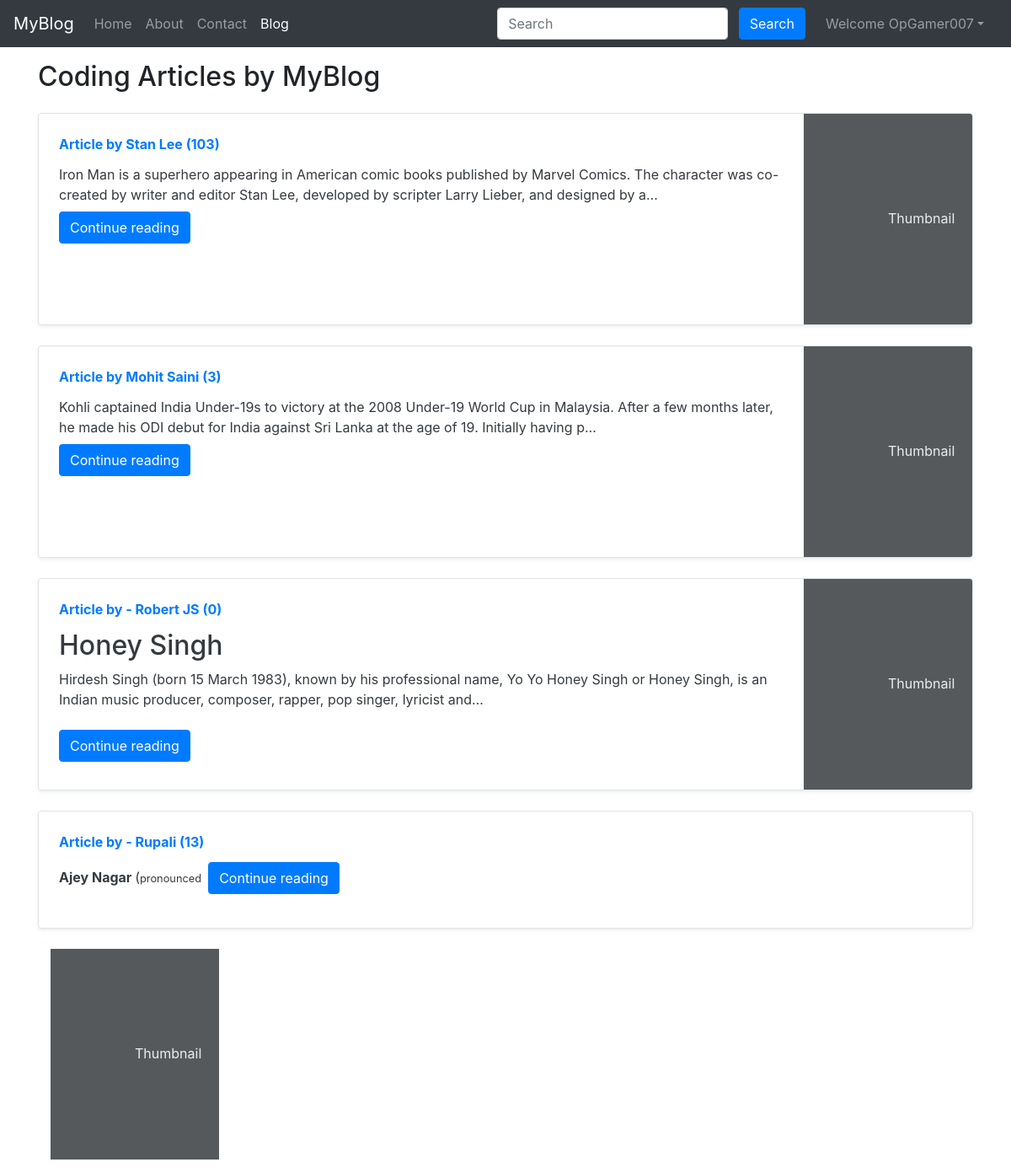
Page /blog/ (signed in) on the committed database.
### blog/models.py (models this page shows, shortened)
class Post(models.Model):
    sno=models.AutoField(primary_key=True)
    title=models.CharField(max_length=255)
    author=models.CharField(max_length=14)
    slug=models.CharField(max_length=130)
    views= models.IntegerField(default=0)
    timeStamp=models.DateTimeField(blank=True)
    content=models.TextField()

### blog/views.py (the view)
# urls.py: path('', views.blogHome, name="bloghome"),
def blogHome(request):
    allPosts= Post.objects.all()
    context={'allPosts': allPosts}
    return render(request, "blog/blogHome.html", context)

### templates/blog/blogHome.html (shortened to what this page needs)
{% extends 'base.html' %}
{% block blogactive %} active {% endblock blogactive %}
{% block body %}
<div class="container my-3">
    <h2>Coding Articles by MyBlog</h2>
    {% for post in allPosts  %}
    <div class="row no-gutters border rounded overflow-hidden flex-md-row mb-4 shadow-sm h-md-250 my-4 position-relative">
        <div class="col p-4 d-flex flex-column position-static">
            <strong class="d-inline-block mb-2 text-primary">Article  by {{post.author}} ({{post.views}})</strong>
            <h3 class="mb-0"><a class="text-dark" href="/blog/{{post.slug}}"{{post.title}} </a> </h3>
            <p class="card-text mb-auto">{{post.content|safe |truncatechars:200}}</p>
            <div class="my-2">
            	<a href="/blog/{{post.slug}}" role="button" class="btn btn-primary">Continue reading</a>
            </div>
        </div>
        <div class="col-auto d-none d-lg-block">
            <svg class="bd-placeholder-img" width="200" height="250" xmlns="http://www.w3.org/2000/svg" preserveAspectRatio="xMidYMid slice" focusable="false" role="img" aria-label="Placeholder: Thumbnail">
                <rect width="100%" height="100%" fill="#55595c"></rect><text x="50%" y="50%" fill="#eceeef" dy=".3em">Thumbnail</text>
            </svg>
        </div>
        </div>
        {% endfor %}
 {% endblock %}

### templates/base.html (shortened to what this page needs)
<!doctype html>
<html lang="en">
  <head>
    <link rel="stylesheet" href="https://stackpath.bootstrapcdn.com/bootstrap/4.5.2/css/bootstrap.min.css">
  </head>
  <body>
    <nav class="navbar navbar-expand-lg navbar-dark bg-dark">
        <a class="navbar-brand" href="/">MyBlog</a>
        <div class="collapse navbar-collapse" id="navbarSupportedContent">
          <ul class="navbar-nav mr-auto">
            <li class="nav-item {% block homeactive %}  {% endblock homeactive %}">
              <a class="nav-link" href="/">Home <span class="sr-only">(current)</span></a>
            </li>
            <li class="nav-item {% block aboutactive %}  {% endblock aboutactive %}" >
              <a class="nav-link" href="/about">About</a>
            </li>
            <li class="nav-item {% block contactactive %}  {% endblock contactactive %} ">
              <a class="nav-link" href="/contact">Contact</a>
            </li>
            <li class="nav-item {% block blogactive %}  {% endblock blogactive %} ">
              <a class="nav-link" href="/blog">Blog</a>
            </li>
          </ul>
          <div class="ml-auto form-inline ">
          <form method="get" action="/search"class="my-2 my-lg-0 mx-3">
            <input class="form-control mr-sm-2" type="search" placeholder="Search" aria-label="Search" name="query" id="query">
            <button class="btn btn-primary my-2 my-sm-0 " type="submit">Search</button>
          </form>
{% if user.is_authenticated %}
<ul class="navbar-nav mr-2">
<li class="nav-item dropdown">
<a class="nav-link dropdown-toggle" href='#' id="navbarDropdown" role="button" data-toggle="dropdown"> Welcome {{request.user}}</a>
      </li>
      </ul>
      </div>
{% endif %}
        </div>
      </nav>
      {% block body %}  {% endblock body %}
  </body>
</html>

### rows in the picture
Post: author "Stan Lee", views "103", content "Iron Man is a superhero appearing in American comic books published by Marvel Comics. The character was co-created by writer and editor Stan Lee, developed by scripter Larry Lieber, and designed by a…"
Post: author "Mohit Saini", views "3", content "Kohli captained India Under-19s to victory at the 2008 Under-19 World Cup in Malaysia. After a few months later, he made his ODI debut for India against Sri Lanka at the age of 19. Initially having p…"
Post: author "- Robert JS", views "0", content "Honey Singh Hirdesh Singh (born 15 March 1983), known by his professional name, Yo Yo Honey Singh or Honey Singh, is an Indian music producer, composer, rapper, pop singer, lyricist and…"
Post: author "- Rupali", views "13", content "Ajey Nagar ( pronounced"

### other values in the picture
{{ request.user }} "OpGamer007"
